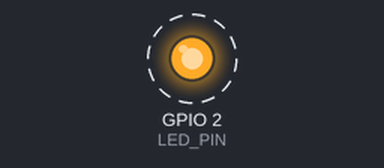
The sketch below on a simulated ESP32. On the bench: output pins drawn as LEDs (lit = HIGH). Dashed ring = blinking. What the sketch prints to the serial monitor is not drawn.

Above: at 0.5 s.
Timing chart, 0 to 3.3 s (numbered marks = the images above):
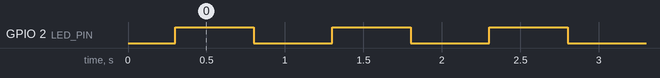

The sketch:

Blink_Test.ino
```cpp
#include <Arduino.h>

constexpr int LED_PIN = 2;

void setup() {
  pinMode(LED_PIN, OUTPUT);
  Serial.begin(115200);
  delay(300);
  Serial.println();
  Serial.println("Blink test boot");
}

void loop() {
  digitalWrite(LED_PIN, HIGH);
  Serial.println("LED ON");
  delay(500);
  digitalWrite(LED_PIN, LOW);
  Serial.println("LED OFF");
  delay(500);
}
```

Measured:
- by itself, GPIO 2 (LED_PIN): alternates HIGH for 0.50 s and LOW for 0.50 s
